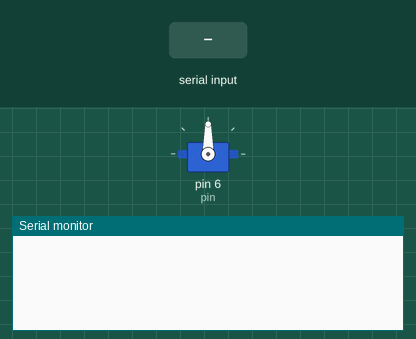
A sketch run on a simulated Arduino Uno, built with avr-gcc and run on an emulated ATmega328P. Parts: servo, the last lines printed to the serial monitor. Inputs (shaded band) come from the test bench.

Above: at 1.2 s.
1.3 s: "a" received over Serial
At 3.1 s:
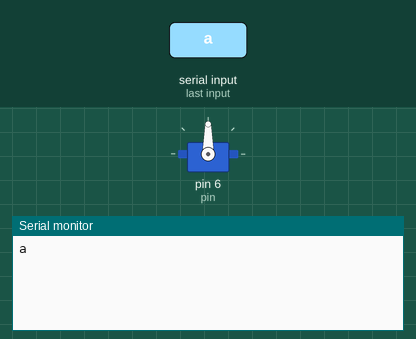
3.8 s: "b" received over Serial
At 6.0 s:
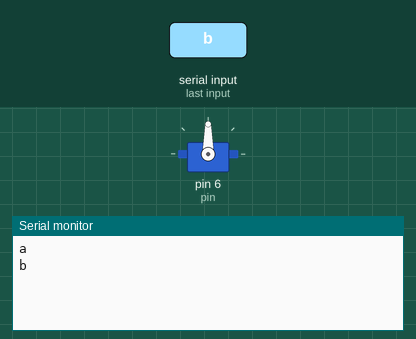
6.3 s: "c" received over Serial
At 8.2 s:
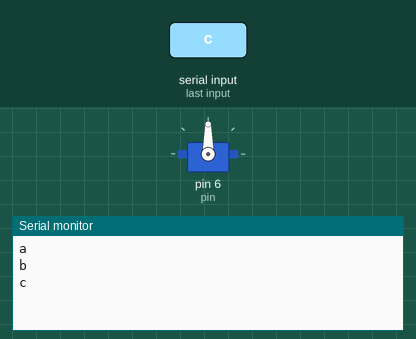

The sketch:

motor.ino
```cpp
#include<Servo.h>

/*Put here the pin where
the Servomotor is connected
Remember it should be
marked with ~ sign */
int pin=6;
Servo my_servo;

String message;
char initial;

void setup() {
  // put your setup code here, to run once:
  Serial.begin(9600);
  my_servo.attach(pin);
  my_servo.write(90);
}

void loop() {
  // put your main code here, to run repeatedly:
  if(Serial.available()){
    message=Serial.readString();
    initial=message.charAt(0);
    Serial.println(message);
  }
  switch(initial){
    case 'a':
    //TODO
      break;
    case 'b':
    //TODO
      break;
    case 'c':
    //TODO
      break;
    case 'd':
    //TODO
      break;
    default:
      break;
  }
  initial=' ';
  delay(10);
}
```

Measured:
- after the input at 1.3 s, the serial monitor: prints a new line after 1.0 s (image 1)
- after the input at 3.8 s, the serial monitor: prints a new line after 1.0 s (image 2)
- after the input at 6.3 s, the serial monitor: prints a new line after 1.0 s (image 3)
